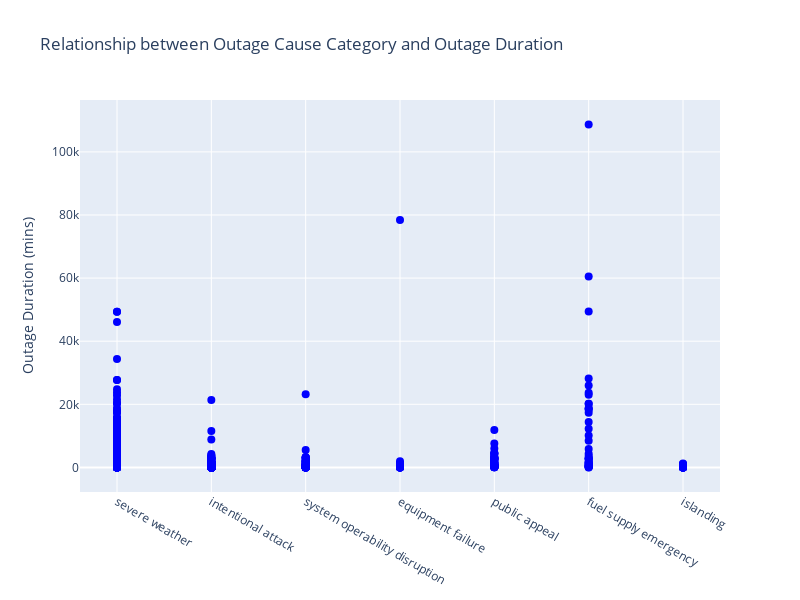

Source (notebook cell):
### Markdown cell above
## Analysis 3) Outage Cause Category vs Outage Duration

### Code cell
df3 = df_interest[['CAUSE.CATEGORY', 'OUTAGE.DURATION']]
average_outage_duration = df3.groupby('CAUSE.CATEGORY')['OUTAGE.DURATION'].median().sort_values(ascending=False)
print(f"AVG.DURATION by CAUSE.CATEGORY: {average_outage_duration}")
labels = {
    'title': 'Relationship between Outage Cause Category and Outage Duration',
     'xtitle': 'Outage Cause Category',
     'ytitle': 'Outage Duration (mins)',
     }
f3 = gen_uni_scatter(df3['CAUSE.CATEGORY'], df3['OUTAGE.DURATION'], labels)
f3.show()
fig.write_html('fig3.html', include_plotlyjs='cdn')

### Figure 1 — Plotly figure (JSON) as saved in the notebook; plotly's stock layout.template omitted (floating-point values rounded to 4 significant figures; data arrays with more than 128 entries replaced by an {"elided": "..."} marker saying what was removed)
{"data": [{"marker": {"color": "blue", "size": 8}, "mode": "markers", "name": "Power Outages", "type": "scatter", "x": {"elided": "1534 str values"}, "y": {"elided": "1534 int values"}}], "layout": {"height": 600, "title": {"text": "Relationship between Outage Cause Category and Outage Duration"}, "width": 800, "xaxis": {"autorange": true, "range": [-0.3922, 6.392], "type": "category"}, "yaxis": {"autorange": true, "range": [-7825.0, 116500.0], "title": {"text": "Outage Duration (mins)"}, "type": "linear"}}}
